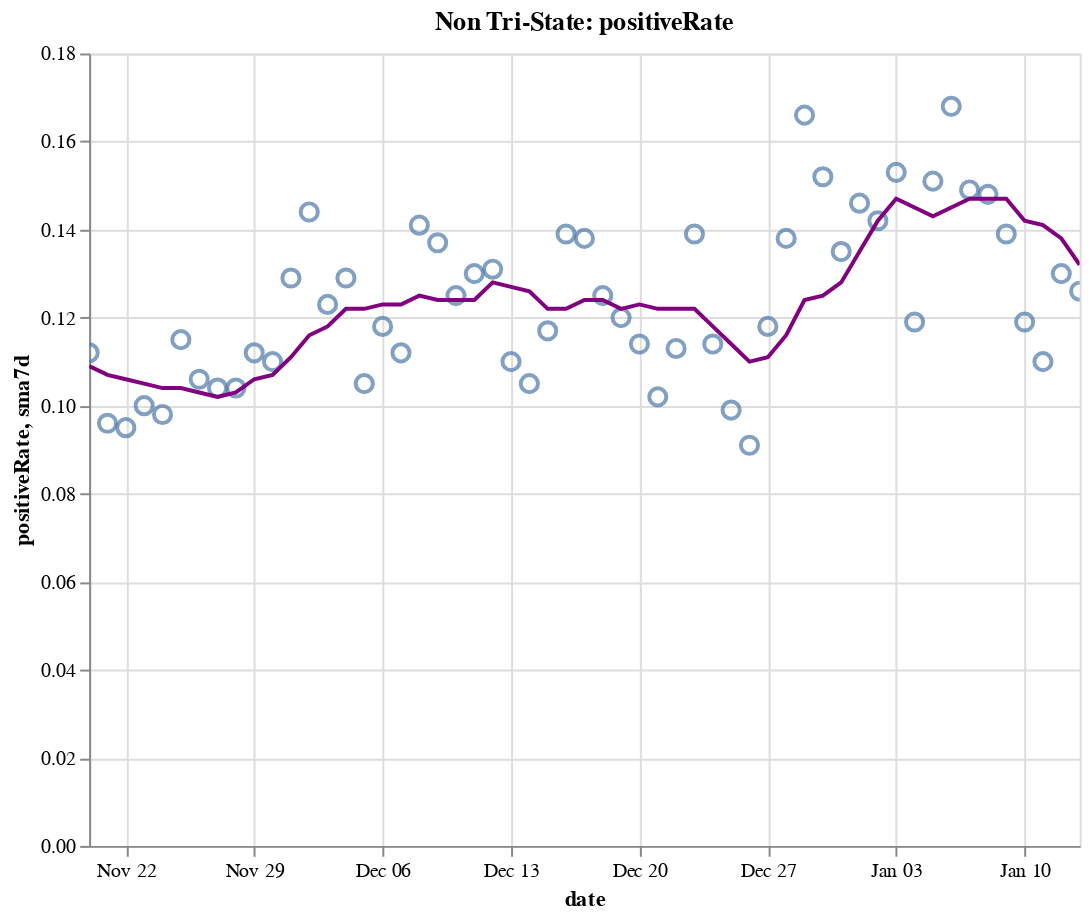

Notebook code cell kept with this figure:
### Code cell
create_plot(non_tristate, 'positiveRate')

### Figure 1 — Vega-Lite specification as saved in the notebook (floating-point values rounded to 4 significant figures)
{"config": {"view": {"continuousWidth": 400, "continuousHeight": 300}}, "layer": [{"layer": [{"mark": {"type": "point", "size": 75}, "encoding": {"tooltip": [{"type": "temporal", "field": "date"}, {"type": "quantitative", "field": "positiveRate"}, {"type": "quantitative", "field": "sma7d"}], "x": {"type": "temporal", "field": "date"}, "y": {"type": "quantitative", "field": "positiveRate"}}, "selection": {"selector016": {"type": "interval", "bind": "scales", "encodings": ["x", "y"]}}}, {"mark": {"type": "line", "color": "purple"}, "encoding": {"x": {"type": "temporal", "field": "date"}, "y": {"type": "quantitative", "field": "sma7d"}}}]}, {"mark": {"type": "rule", "color": "#aaa"}, "encoding": {"x": {"type": "temporal", "field": "date"}}, "transform": [{"filter": {"selection": "selector015"}}]}, {"mark": "circle", "encoding": {"opacity": {"condition": {"value": 1, "selection": "selector015"}, "value": 0}, "tooltip": [{"type": "temporal", "field": "date"}, {"type": "quantitative", "field": "positiveRate"}, {"type": "quantitative", "field": "sma7d"}], "x": {"type": "temporal", "field": "date"}, "y": {"type": "quantitative", "field": "positiveRate"}}, "selection": {"selector015": {"type": "single", "encodings": ["x"], "on": "mouseover", "nearest": true, "empty": "none"}}}, {"mark": {"type": "text", "align": "left", "dx": 5, "dy": -5, "stroke": "white", "strokeWidth": 2}, "encoding": {"text": {"type": "quantitative", "field": "positiveRate"}, "tooltip": [{"type": "temporal", "field": "date"}, {"type": "quantitative", "field": "positiveRate"}, {"type": "quantitative", "field": "sma7d"}], "x": {"type": "temporal", "field": "date"}, "y": {"type": "quantitative", "field": "positiveRate"}}, "transform": [{"filter": {"selection": "selector015"}}]}, {"mark": {"type": "text", "align": "left", "dx": 5, "dy": -5}, "encoding": {"text": {"type": "quantitative", "field": "positiveRate"}, "tooltip": [{"type": "temporal", "field": "date"}, {"type": "quantitative", "field": "positiveRate"}, {"type": "quantitative", "field": "sma7d"}], "x": {"type": "temporal", "field": "date"}, "y": {"type": "quantitative", "field": "positiveRate"}}, "transform": [{"filter": {"selection": "selector015"}}]}], "data": {"name": "data-618e57f76ef0e04d9cb457eadefebbfa"}, "height": 400, "title": "Non Tri-State: positiveRate", "width": 500, "$schema": "https://vega.github.io/schema/vega-lite/v4.8.1.json", "datasets": {"data-618e57f76ef0e04d9cb457eadefebbfa": [{"date": "2020-11-20T00:00:00", "totalTestResultsIncrease": 1655000.0, "positiveIncrease": 184600.0, "death": 198300.0, "deathIncrease": 1829.0, "positiveRate": 0.112, "state": "Non Tri-State", "sma7d": 0.109}, {"date": "2020-11-21T00:00:00", "totalTestResultsIncrease": 1793000.0, "positiveIncrease": 172000.0, "death": 199700.0, "deathIncrease": 1483.0, "positiveRate": 0.096, "state": "Non Tri-State", "sma7d": 0.107}, {"date": "2020-11-22T00:00:00", "totalTestResultsIncrease": 1520000.0, "positiveIncrease": 144000.0, "death": 200600.0, "deathIncrease": 877.0, "positiveRate": 0.095, "state": "Non Tri-State", "sma7d": 0.106}, {"date": "2020-11-23T00:00:00", "totalTestResultsIncrease": 1393000.0, "positiveIncrease": 139400.0, "death": 201400.0, "deathIncrease": 766.0, "positiveRate": 0.1, "state": "Non Tri-State", "sma7d": 0.105}, {"date": "2020-11-24T00:00:00", "totalTestResultsIncrease": 1577000.0, "positiveIncrease": 154900.0, "death": 203400.0, "deathIncrease": 1983.0, "positiveRate": 0.098, "state": "Non Tri-State", "sma7d": 0.104}, {"date": "2020-11-25T00:00:00", "totalTestResultsIncrease": 1522000.0, "positiveIncrease": 174800.0, "death": 205500.0, "deathIncrease": 2128.0, "positiveRate": 0.115, "state": "Non Tri-State", "sma7d": 0.104}, {"date": "2020-11-26T00:00:00", "totalTestResultsIncrease": 1108000.0, "positiveIncrease": 117000.0, "death": 206800.0, "deathIncrease": 1286.0, "positiveRate": 0.106, "state": "Non Tri-State", "sma7d": 0.103}, {"date": "2020-11-27T00:00:00", "totalTestResultsIncrease": 1748000.0, "positiveIncrease": 182200.0, "death": 208100.0, "deathIncrease": 1313.0, "positiveRate": 0.104, "state": "Non Tri-State", "sma7d": 0.102}, {"date": "2020-11-28T00:00:00", "totalTestResultsIncrease": 1355000.0, "positiveIncrease": 140500.0, "death": 209300.0, "deathIncrease": 1176.0, "positiveRate": 0.104, "state": "Non Tri-State", "sma7d": 0.103}, {"date": "2020-11-29T00:00:00", "totalTestResultsIncrease": 1125000.0, "positiveIncrease": 125700.0, "death": 210000.0, "deathIncrease": 754.0, "positiveRate": 0.112, "state": "Non Tri-State", "sma7d": 0.106}, {"date": "2020-11-30T00:00:00", "totalTestResultsIncrease": 1217000.0, "positiveIncrease": 134200.0, "death": 210900.0, "deathIncrease": 906.0, "positiveRate": 0.11, "state": "Non Tri-State", "sma7d": 0.107}, {"date": "2020-12-01T00:00:00", "totalTestResultsIncrease": 1279000.0, "positiveIncrease": 165000.0, "death": 213200.0, "deathIncrease": 2310.0, "positiveRate": 0.129, "state": "Non Tri-State", "sma7d": 0.111}, {"date": "2020-12-02T00:00:00", "totalTestResultsIncrease": 1282000.0, "positiveIncrease": 184900.0, "death": 215900.0, "deathIncrease": 2625.0, "positiveRate": 0.144, "state": "Non Tri-State", "sma7d": 0.116}, {"date": "2020-12-03T00:00:00", "totalTestResultsIncrease": 1579000.0, "positiveIncrease": 194600.0, "death": 218500.0, "deathIncrease": 2672.0, "positiveRate": 0.123, "state": "Non Tri-State", "sma7d": 0.118}, {"date": "2020-12-04T00:00:00", "totalTestResultsIncrease": 1619000.0, "positiveIncrease": 209600.0, "death": 221000.0, "deathIncrease": 2420.0, "positiveRate": 0.129, "state": "Non Tri-State", "sma7d": 0.122}, {"date": "2020-12-05T00:00:00", "totalTestResultsIncrease": 1908000.0, "positiveIncrease": 201000.0, "death": 223300.0, "deathIncrease": 2363.0, "positiveRate": 0.105, "state": "Non Tri-State", "sma7d": 0.122}, {"date": "2020-12-06T00:00:00", "totalTestResultsIncrease": 1408000.0, "positiveIncrease": 166000.0, "death": 224400.0, "deathIncrease": 1088.0, "positiveRate": 0.118, "state": "Non Tri-State", "sma7d": 0.123}, {"date": "2020-12-07T00:00:00", "totalTestResultsIncrease": 1446000.0, "positiveIncrease": 161900.0, "death": 225500.0, "deathIncrease": 1115.0, "positiveRate": 0.112, "state": "Non Tri-State", "sma7d": 0.123}, {"date": "2020-12-08T00:00:00", "totalTestResultsIncrease": 1402000.0, "positiveIncrease": 197900.0, "death": 228000.0, "deathIncrease": 2497.0, "positiveRate": 0.141, "state": "Non Tri-State", "sma7d": 0.125}, {"date": "2020-12-09T00:00:00", "totalTestResultsIncrease": 1439000.0, "positiveIncrease": 197000.0, "death": 230900.0, "deathIncrease": 2913.0, "positiveRate": 0.137, "state": "Non Tri-State", "sma7d": 0.124}, {"date": "2020-12-10T00:00:00", "totalTestResultsIncrease": 1603000.0, "positiveIncrease": 200900.0, "death": 233900.0, "deathIncrease": 2930.0, "positiveRate": 0.125, "state": "Non Tri-State", "sma7d": 0.124}, {"date": "2020-12-11T00:00:00", "totalTestResultsIncrease": 1670000.0, "positiveIncrease": 216800.0, "death": 236400.0, "deathIncrease": 2568.0, "positiveRate": 0.13, "state": "Non Tri-State", "sma7d": 0.124}, {"date": "2020-12-12T00:00:00", "totalTestResultsIncrease": 1585000.0, "positiveIncrease": 207300.0, "death": 238800.0, "deathIncrease": 2339.0, "positiveRate": 0.131, "state": "Non Tri-State", "sma7d": 0.128}, {"date": "2020-12-13T00:00:00", "totalTestResultsIncrease": 1560000.0, "positiveIncrease": 171900.0, "death": 240100.0, "deathIncrease": 1372.0, "positiveRate": 0.11, "state": "Non Tri-State", "sma7d": 0.127}, {"date": "2020-12-14T00:00:00", "totalTestResultsIncrease": 1627000.0, "positiveIncrease": 171200.0, "death": 241300.0, "deathIncrease": 1167.0, "positiveRate": 0.105, "state": "Non Tri-State", "sma7d": 0.126}, {"date": "2020-12-15T00:00:00", "totalTestResultsIncrease": 1494000.0, "positiveIncrease": 174100.0, "death": 244000.0, "deathIncrease": 2673.0, "positiveRate": 0.117, "state": "Non Tri-State", "sma7d": 0.122}, {"date": "2020-12-16T00:00:00", "totalTestResultsIncrease": 1534000.0, "positiveIncrease": 213200.0, "death": 247200.0, "deathIncrease": 3184.0, "positiveRate": 0.139, "state": "Non Tri-State", "sma7d": 0.122}, {"date": "2020-12-17T00:00:00", "totalTestResultsIncrease": 1621000.0, "positiveIncrease": 222900.0, "death": 250400.0, "deathIncrease": 3220.0, "positiveRate": 0.138, "state": "Non Tri-State", "sma7d": 0.124}, {"date": "2020-12-18T00:00:00", "totalTestResultsIncrease": 1763000.0, "positiveIncrease": 219900.0, "death": 253100.0, "deathIncrease": 2671.0, "positiveRate": 0.125, "state": "Non Tri-State", "sma7d": 0.124}, {"date": "2020-12-19T00:00:00", "totalTestResultsIncrease": 1566000.0, "positiveIncrease": 188600.0, "death": 255600.0, "deathIncrease": 2529.0, "positiveRate": 0.12, "state": "Non Tri-State", "sma7d": 0.122}, {"date": "2020-12-20T00:00:00", "totalTestResultsIncrease": 1589000.0, "positiveIncrease": 181300.0, "death": 257100.0, "deathIncrease": 1523.0, "positiveRate": 0.114, "state": "Non Tri-State", "sma7d": 0.123}, {"date": "2020-12-21T00:00:00", "totalTestResultsIncrease": 1589000.0, "positiveIncrease": 161700.0, "death": 258400.0, "deathIncrease": 1245.0, "positiveRate": 0.102, "state": "Non Tri-State", "sma7d": 0.122}, {"date": "2020-12-22T00:00:00", "totalTestResultsIncrease": 1533000.0, "positiveIncrease": 173600.0, "death": 261200.0, "deathIncrease": 2866.0, "positiveRate": 0.113, "state": "Non Tri-State", "sma7d": 0.122}, {"date": "2020-12-23T00:00:00", "totalTestResultsIncrease": 1459000.0, "positiveIncrease": 202800.0, "death": 264300.0, "deathIncrease": 3054.0, "positiveRate": 0.139, "state": "Non Tri-State", "sma7d": 0.122}, {"date": "2020-12-24T00:00:00", "totalTestResultsIncrease": 1622000.0, "positiveIncrease": 184400.0, "death": 267000.0, "deathIncrease": 2692.0, "positiveRate": 0.114, "state": "Non Tri-State", "sma7d": 0.118}, {"date": "2020-12-25T00:00:00", "totalTestResultsIncrease": 1084000.0, "positiveIncrease": 107800.0, "death": 268300.0, "deathIncrease": 1381.0, "positiveRate": 0.099, "state": "Non Tri-State", "sma7d": 0.114}, {"date": "2020-12-26T00:00:00", "totalTestResultsIncrease": 1916000.0, "positiveIncrease": 175000.0, "death": 269600.0, "deathIncrease": 1282.0, "positiveRate": 0.091, "state": "Non Tri-State", "sma7d": 0.11}, {"date": "2020-12-27T00:00:00", "totalTestResultsIncrease": 1207000.0, "positiveIncrease": 142500.0, "death": 270900.0, "deathIncrease": 1265.0, "positiveRate": 0.118, "state": "Non Tri-State", "sma7d": 0.111}, {"date": "2020-12-28T00:00:00", "totalTestResultsIncrease": 1020000.0, "positiveIncrease": 141200.0, "death": 272100.0, "deathIncrease": 1238.0, "positiveRate": 0.138, "state": "Non Tri-State", "sma7d": 0.116}, {"date": "2020-12-29T00:00:00", "totalTestResultsIncrease": 1081000.0, "positiveIncrease": 179500.0, "death": 275100.0, "deathIncrease": 3016.0, "positiveRate": 0.166, "state": "Non Tri-State", "sma7d": 0.124}, {"date": "2020-12-30T00:00:00", "totalTestResultsIncrease": 1356000.0, "positiveIncrease": 205600.0, "death": 278700.0, "deathIncrease": 3536.0, "positiveRate": 0.152, "state": "Non Tri-State", "sma7d": 0.125}, {"date": "2020-12-31T00:00:00", "totalTestResultsIncrease": 1470000.0, "positiveIncrease": 198500.0, "death": 281700.0, "deathIncrease": 3041.0, "positiveRate": 0.135, "state": "Non Tri-State", "sma7d": 0.128}, {"date": "2021-01-01T00:00:00", "totalTestResultsIncrease": 1084000.0, "positiveIncrease": 158100.0, "death": 284000.0, "deathIncrease": 2306.0, "positiveRate": 0.146, "state": "Non Tri-State", "sma7d": 0.135}, {"date": "2021-01-02T00:00:00", "totalTestResultsIncrease": 1789000.0, "positiveIncrease": 254100.0, "death": 286200.0, "deathIncrease": 2146.0, "positiveRate": 0.142, "state": "Non Tri-State", "sma7d": 0.142}, {"date": "2021-01-03T00:00:00", "totalTestResultsIncrease": 1255000.0, "positiveIncrease": 192300.0, "death": 287500.0, "deathIncrease": 1295.0, "positiveRate": 0.153, "state": "Non Tri-State", "sma7d": 0.147}, {"date": "2021-01-04T00:00:00", "totalTestResultsIncrease": 1346000.0, "positiveIncrease": 160400.0, "death": 288700.0, "deathIncrease": 1270.0, "positiveRate": 0.119, "state": "Non Tri-State", "sma7d": 0.145}, {"date": "2021-01-05T00:00:00", "totalTestResultsIncrease": 1283000.0, "positiveIncrease": 193800.0, "death": 291900.0, "deathIncrease": 3168.0, "positiveRate": 0.151, "state": "Non Tri-State", "sma7d": 0.143}, {"date": "2021-01-06T00:00:00", "totalTestResultsIncrease": 1328000.0, "positiveIncrease": 223100.0, "death": 295500.0, "deathIncrease": 3560.0, "positiveRate": 0.168, "state": "Non Tri-State", "sma7d": 0.145}, {"date": "2021-01-07T00:00:00", "totalTestResultsIncrease": 1616000.0, "positiveIncrease": 240800.0, "death": 299200.0, "deathIncrease": 3700.0, "positiveRate": 0.149, "state": "Non Tri-State", "sma7d": 0.147}, {"date": "2021-01-08T00:00:00", "totalTestResultsIncrease": 1782000.0, "positiveIncrease": 263200.0, "death": 302600.0, "deathIncrease": 3468.0, "positiveRate": 0.148, "state": "Non Tri-State", "sma7d": 0.147}, {"date": "2021-01-09T00:00:00", "totalTestResultsIncrease": 1739000.0, "positiveIncrease": 242000.0, "death": 305900.0, "deathIncrease": 3249.0, "positiveRate": 0.139, "state": "Non Tri-State", "sma7d": 0.147}, {"date": "2021-01-10T00:00:00", "totalTestResultsIncrease": 1735000.0, "positiveIncrease": 206700.0, "death": 307800.0, "deathIncrease": 1883.0, "positiveRate": 0.119, "state": "Non Tri-State", "sma7d": 0.142}, {"date": "2021-01-11T00:00:00", "totalTestResultsIncrease": 1518000.0, "positiveIncrease": 167700.0, "death": 309200.0, "deathIncrease": 1426.0, "positiveRate": 0.11, "state": "Non Tri-State", "sma7d": 0.141}, {"date": "2021-01-12T00:00:00", "totalTestResultsIncrease": 1475000.0, "positiveIncrease": 191300.0, "death": 313000.0, "deathIncrease": 3758.0, "positiveRate": 0.13, "state": "Non Tri-State", "sma7d": 0.138}, {"date": "2021-01-13T00:00:00", "totalTestResultsIncrease": 1532000.0, "positiveIncrease": 193100.0, "death": 316600.0, "deathIncrease": 3645.0, "positiveRate": 0.126, "state": "Non Tri-State", "sma7d": 0.132}]}}
